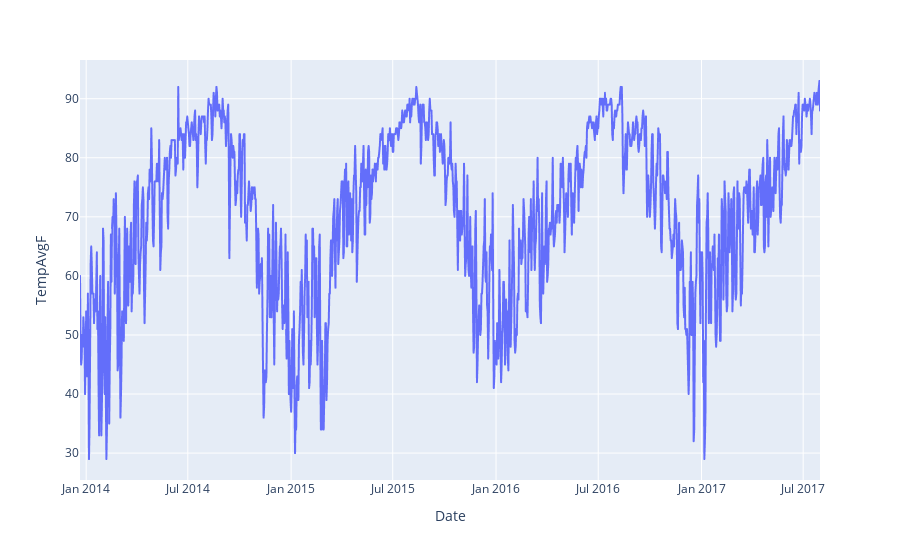

The notebook cell saved with this chart:
### Markdown cell above
#### Plots <a class="anchor" id="P1.1"></a>

Plotly Express has many prebuilt functions that allow us to create different types of plots. We will explore the most important ones below.

***1. Line Plot***

A lineplot is a type of plot that displays information as a series of data points connected by straight line segments. It is a basic type of chart common in many fields. Use the `px.line` function to create a line plot. You can find more information about the function [here](https://plot.ly/python-api-reference/generated/plotly.express.line.html).


**Step 1** Use Plotly Express to create a basic Line Plot of `TempAvgF` over Date `weather`. <br>

### Code cell
#Create a line chart with plotly express
fig = px.line(data_frame=weather, x='Date', y='TempAvgF') #These are positional arguments
fig.show()

### Figure 1 — Plotly figure (JSON) as saved in the notebook; plotly's stock layout.template omitted (floating-point values rounded to 4 significant figures; data arrays with more than 128 entries replaced by an {"elided": "..."} marker saying what was removed)
{"data": [{"hovertemplate": "Date=%{x}<br>TempAvgF=%{y}<extra></extra>", "legendgroup": "", "line": {"color": "#636efa", "dash": "solid"}, "marker": {"symbol": "circle"}, "mode": "lines", "name": "", "showlegend": false, "type": "scattergl", "x": {"elided": "1319 str values"}, "xaxis": "x", "y": {"elided": "1319 int values"}, "yaxis": "y"}], "layout": {"autosize": true, "legend": {"tracegroupgap": 0}, "margin": {"t": 60}, "xaxis": {"anchor": "y", "autorange": true, "domain": [0, 1], "range": ["2013-12-21", "2017-07-31"], "title": {"text": "Date"}, "type": "date"}, "yaxis": {"anchor": "x", "autorange": true, "domain": [0, 1], "range": [25.44, 96.56], "title": {"text": "TempAvgF"}, "type": "linear"}}}
